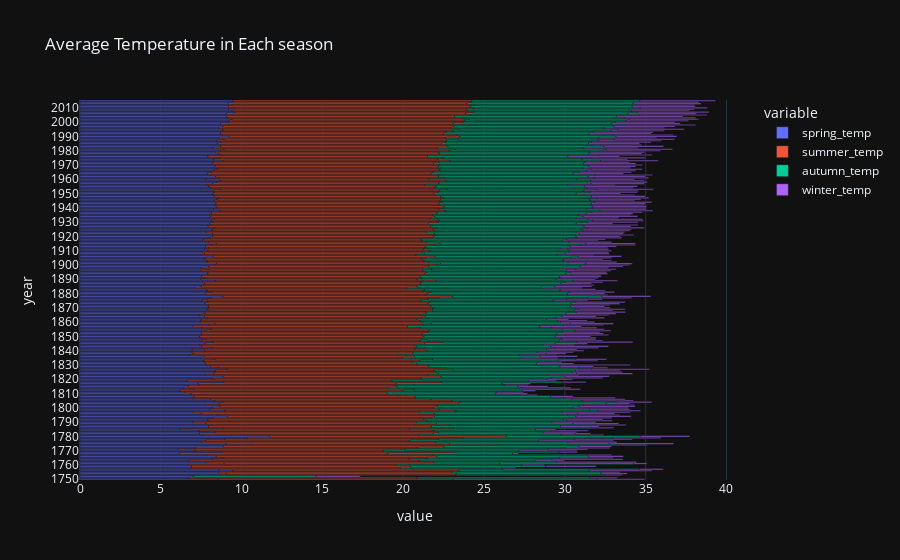

The notebook cell this image was saved under:
### Code cell
import plotly.express as px
fig=px.bar(season,y="year",x=['spring_temp', 'summer_temp', 'autumn_temp', 'winter_temp'],title="Average Temperature in Each season", template="plotly_dark")
fig.show()

### Figure 1 — Plotly figure (JSON) as saved in the notebook; plotly's stock layout.template omitted (floating-point values rounded to 4 significant figures; data arrays with more than 128 entries replaced by an {"elided": "..."} marker saying what was removed)
{"data": [{"alignmentgroup": "True", "hovertemplate": "variable=spring_temp<br>value=%{x}<br>year=%{y}<extra></extra>", "legendgroup": "spring_temp", "marker": {"color": "#636efa", "pattern": {"shape": ""}}, "name": "spring_temp", "offsetgroup": "spring_temp", "orientation": "h", "showlegend": true, "textposition": "auto", "type": "bar", "x": {"elided": "266 float values"}, "xaxis": "x", "y": {"elided": "266 str values"}, "yaxis": "y"}, {"alignmentgroup": "True", "hovertemplate": "variable=summer_temp<br>value=%{x}<br>year=%{y}<extra></extra>", "legendgroup": "summer_temp", "marker": {"color": "#EF553B", "pattern": {"shape": ""}}, "name": "summer_temp", "offsetgroup": "summer_temp", "orientation": "h", "showlegend": true, "textposition": "auto", "type": "bar", "x": {"elided": "266 float values"}, "xaxis": "x", "y": {"elided": "266 str values"}, "yaxis": "y"}, {"alignmentgroup": "True", "hovertemplate": "variable=autumn_temp<br>value=%{x}<br>year=%{y}<extra></extra>", "legendgroup": "autumn_temp", "marker": {"color": "#00cc96", "pattern": {"shape": ""}}, "name": "autumn_temp", "offsetgroup": "autumn_temp", "orientation": "h", "showlegend": true, "textposition": "auto", "type": "bar", "x": {"elided": "266 float values"}, "xaxis": "x", "y": {"elided": "266 str values"}, "yaxis": "y"}, {"alignmentgroup": "True", "hovertemplate": "variable=winter_temp<br>value=%{x}<br>year=%{y}<extra></extra>", "legendgroup": "winter_temp", "marker": {"color": "#ab63fa", "pattern": {"shape": ""}}, "name": "winter_temp", "offsetgroup": "winter_temp", "orientation": "h", "showlegend": true, "textposition": "auto", "type": "bar", "x": {"elided": "266 float values"}, "xaxis": "x", "y": {"elided": "266 str values"}, "yaxis": "y"}], "layout": {"barmode": "relative", "legend": {"title": {"text": "variable"}, "tracegroupgap": 0}, "title": {"text": "Average Temperature in Each season"}, "xaxis": {"anchor": "y", "domain": [0, 1], "title": {"text": "value"}}, "yaxis": {"anchor": "x", "domain": [0, 1], "title": {"text": "year"}}}}
